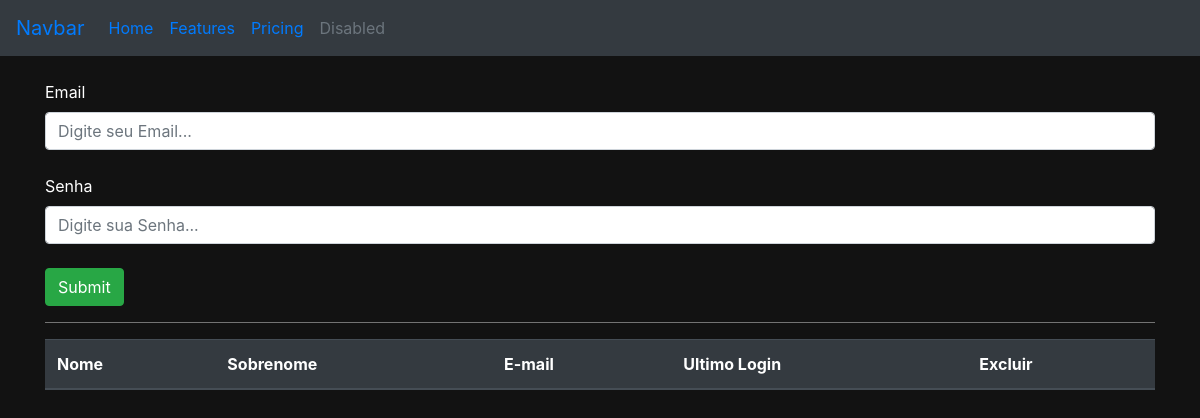
/auth/cadastrar_vendedor/, run on an earlier commit of the app's database.
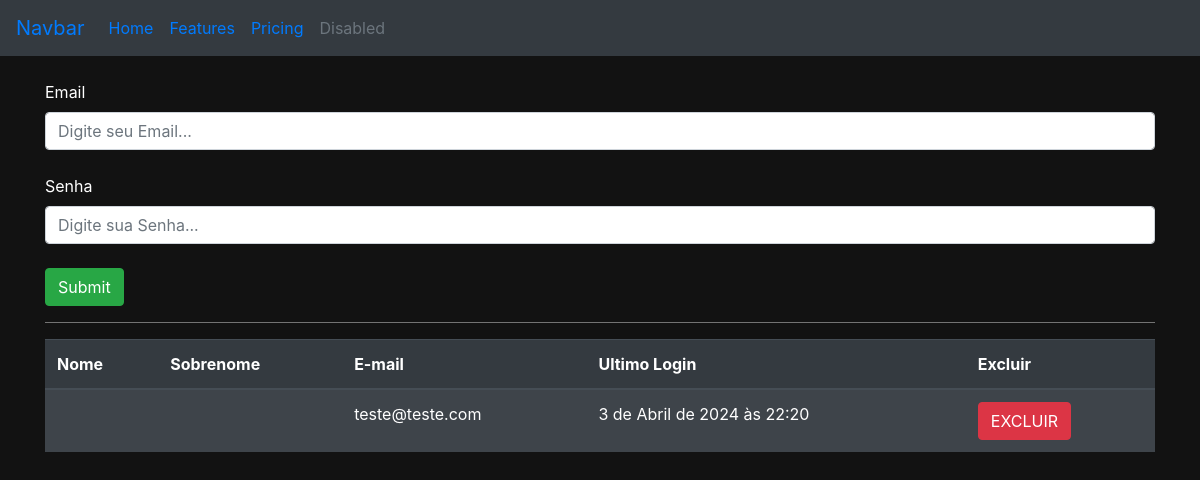
And on a later commit of the database.
### usuarios/models.py (models this page shows)
class Users(AbstractUser):
    choices_cargo=(('V', 'Vendedor'), ('G', 'Gerente'))
    cargo = models.CharField(max_length=1, choices=choices_cargo)

### usuarios/views.py (the view, shortened to what this page needs)
# urls.py: path('cadastrar_vendedor/', views.cadastrar_vendedor, name='cadastrar_vendedor'),
@has_permission_decorator('cadastrar_vendedor')
def cadastrar_vendedor(request):
    if request.method == 'GET':
        vendedores = Users.objects.filter(cargo='V')
        return render(request, 'cadastrar_vendedor.html', {'vendedores': vendedores})

### usuarios/templates/cadastrar_vendedor.html (shortened to what this page needs)
{% extends "base.html" %}
{% block body %}
    <div class="container">
        <form action="{% url "cadastrar_vendedor" %}" method="POST">{% csrf_token %}
            <br>
            <label>Email</label>
            <input type="email" placeholder="Digite seu Email..." name="email" class="form-control">
            <br>
            <label>Senha</label>
            <input type="password" placeholder="Digite sua Senha..." name="senha" class="form-control">
            <br>
            <input type="submit" class="btn btn-success">
        </form>
        <hr class="bg-hr">
        <table class="table table-striped table-dark">
            <thead>
              <tr>
                <th scope="col">Nome</th>
                <th scope="col">Sobrenome</th>
                <th scope="col">E-mail</th>
                <th scope="col">Ultimo Login</th>
                <th scope="col">Excluir</th>
              </tr>
            </thead>
            <tbody>
              {% for vendedor in vendedores %}
                <tr>
                  <th scope="row">{{ vendedor.first_name}}</th>
                  <td>{{ vendedor.last_name }}</td>
                  <td>{{ vendedor.email }}</td>
                  <td>
                    {% if not vendedor.last_login %}
                      Primeiro acesso!
                    {% else%}
                      {{ vendedor.last_login }}
                    {% endif %}
                  </td>
                  <td><a class="btn btn-danger" href="{% url "excluir_usuario" vendedor.id %}">EXCLUIR</a></td>
                </tr>
              {% endfor %}
            </tbody>
          </table>
    </div>
{% endblock %}

What changed in the data, as far as the page shows it:
added Users: email "teste@teste.com", last_login "3 de Abril de 2024 às 22:20"
